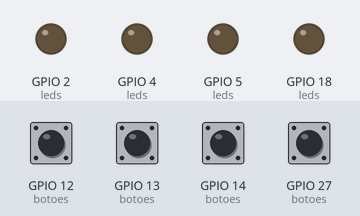
The program below on a simulated ESP32. On the bench: output pins drawn as LEDs (lit = HIGH). Dashed ring = blinking. Inputs (shaded band) come from the test bench; at power-on: GPIO 12 (botoes), GPIO 13 (botoes), GPIO 14 (botoes), GPIO 27 (botoes) HIGH. WiFi joins after 1.5 s; servers stay silent unless stated; storage starts empty; random numbers use the default seed unless the program sets one; the Firebase database answers and starts empty; what the program prints to the serial monitor is not drawn.

Above: at 0.1 s.
2.9 s: GPIO 12 (botoes) pulled LOW for 1 s
At 3.99 s:
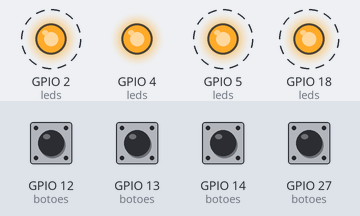
6.0 s: GPIO 13 (botoes) pulled LOW for 1 s
At 6.52 s:
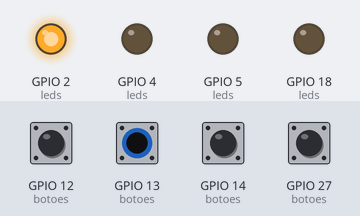
9.0 s: GPIO 14 (botoes) pulled LOW for 1 s
At 9.67 s:
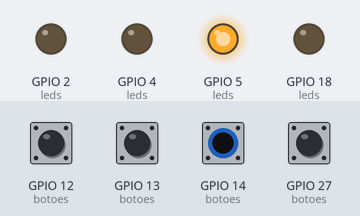
13.0 s: GPIO 14 (botoes) pulled LOW for 0.15 s
At 13.9 s:
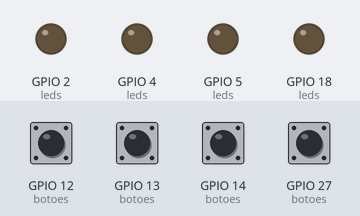
16.1 s: GPIO 12 (botoes) pulled LOW for 0.15 s
At 16.25 s:
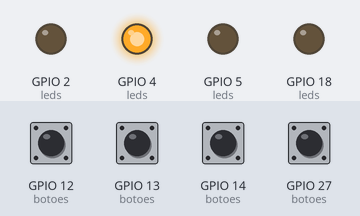
Timing chart, 0 to 20.1 s (numbered marks = the images above; inputs shaded):
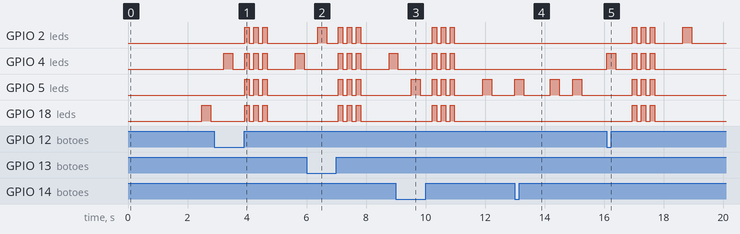

Measured:
- after the input at 2.9 s, GPIO 2 (leds), GPIO 5 (leds), GPIO 18 (leds): alternates HIGH for 0.15 s and LOW for 0.15 s, 6 changes in all, then stays LOW, starting after 1.0 s; GPIO 4 (leds): LOW → HIGH after 0.32 s, → LOW 0.30 s later, → HIGH 0.40 s later, → LOW 0.15 s later, … (10 changes in this stretch)
- after the input at 6.0 s, GPIO 2 (leds): LOW → HIGH after 0.37 s, → LOW 0.30 s later, → HIGH 0.40 s later, → LOW 0.15 s later, … (8 changes in this stretch); GPIO 4 (leds): LOW → HIGH after 1.1 s, then repeats every 0.30 s: LOW 0.15 s, HIGH 0.15 s
- after the input at 9.0 s, GPIO 2 (leds), GPIO 18 (leds): alternates HIGH for 0.15 s and LOW for 0.15 s, 6 changes in all, then stays LOW, starting after 1.2 s; GPIO 5 (leds): LOW → HIGH after 0.52 s, → LOW 0.30 s later, → HIGH 0.40 s later, → LOW 0.15 s later, … (10 changes in this stretch)
- after the input at 13.0 s, GPIO 5 (leds): goes HIGH 0.30 s, LOW 0.90 s, HIGH 0.30 s, LOW 0.45 s, HIGH 0.30 s, then LOW, starting at once
- after the input at 16.1 s, GPIO 2 (leds): LOW → HIGH after 0.85 s, → LOW 0.15 s later, → HIGH 0.15 s later, → LOW 0.15 s later, … (8 changes in this stretch); GPIO 4 (leds): LOW → HIGH at once, → LOW 0.30 s later, → HIGH 0.55 s later, → LOW 0.15 s later, … (8 changes in this stretch)

The program:

main.cpp
```cpp
#include <WiFi.h>
#include <Firebase_ESP_Client.h>

#include <ESPAsyncWebServer.h>
#include <LittleFS.h>

AsyncWebServer server(80);


#define WIFI_SSID "SEU_WIFI"
#define WIFI_PASSWORD "SUA_SENHA"

#define API_KEY "SUA_API_KEY"
#define DATABASE_URL "https://seu-projeto.firebaseio.com/"

FirebaseData fbdo;
FirebaseAuth auth;
FirebaseConfig config;

#define LED_VERDE  2
#define LED_VERM   4
#define LED_AZUL   5
#define LED_AMAR   18

#define BTN_VERDE  13
#define BTN_VERM   12
#define BTN_AZUL   14
#define BTN_AMAR   27

int leds[4]   = {LED_VERDE, LED_VERM, LED_AZUL, LED_AMAR};
int botoes[4] = {BTN_VERDE, BTN_VERM, BTN_AZUL, BTN_AMAR};

int sequencia[100];
int nivel = 0;
int highScore = 0;

void piscaLed(int index) {
  digitalWrite(leds[index], HIGH);
  delay(300);
  digitalWrite(leds[index], LOW);
  delay(150);
}

int lerBotao() {
  for (int i = 0; i < 4; i++) {
    if (digitalRead(botoes[i]) == LOW) {
      piscaLed(i);
      delay(250);
      return i;
    }
  }
  return -1;
}

void tocarSequencia() {
  for (int i = 0; i < nivel; i++) {
    piscaLed(sequencia[i]);
    delay(300);
  }
}

void salvarHighScore(int score) {
  Firebase.RTDB.setInt(&fbdo, "/ranking/highscore", score);
}

void carregarHighScore() {
  if (Firebase.RTDB.getInt(&fbdo, "/ranking/highscore")) {
    highScore = fbdo.intData();
  } else {
    highScore = 0;
  }
}

void gameOver() {
  Serial.println("ERROU!");

  if (nivel - 1 > highScore) {
    highScore = nivel - 1;
    salvarHighScore(highScore);
  }

  for (int i = 0; i < 3; i++) {
    for (int j = 0; j < 4; j++) digitalWrite(leds[j], HIGH);
    delay(150);
    for (int j = 0; j < 4; j++) digitalWrite(leds[j], LOW);
    delay(150);
  }

  nivel = 0;
}

void setup() {
  Serial.begin(115200);

  for (int i = 0; i < 4; i++) {
    pinMode(leds[i], OUTPUT);
    digitalWrite(leds[i], LOW);
  }

  for (int i = 0; i < 4; i++) {
    pinMode(botoes[i], INPUT_PULLUP);
  }

  WiFi.begin(WIFI_SSID, WIFI_PASSWORD);
  Serial.print("Conectando ao WiFi...");
  while (WiFi.status() != WL_CONNECTED) {
    delay(300);
    Serial.print(".");
  }
  Serial.println("\nWiFi conectado!");

  if (!LittleFS.begin(true)) {
    Serial.println("Erro ao montar LittleFS!");
    return;
  }

  config.api_key = API_KEY;
  config.database_url = DATABASE_URL;

  Firebase.begin(&config, &auth);
  Firebase.reconnectWiFi(true);

  carregarHighScore();
  Serial.println("Highscore atual: " + String(highScore));

  server.serveStatic("/", LittleFS, "/").setDefaultFile("index.html");

  server.begin();
  Serial.println("Servidor web iniciado!");
}

void loop() {
  if (nivel == 0) {
    delay(800);
    sequencia[0] = random(0, 4);
    nivel = 1;
  }

  tocarSequencia();

  for (int i = 0; i < nivel; i++) {
    int botao = -1;

    while (botao == -1) {
      botao = lerBotao();
    }

    // errou
    if (botao != sequencia[i]) {
      gameOver();
      return;
    }
  }

  sequencia[nivel] = random(0, 4);
  nivel++;
  delay(500);
}
```
